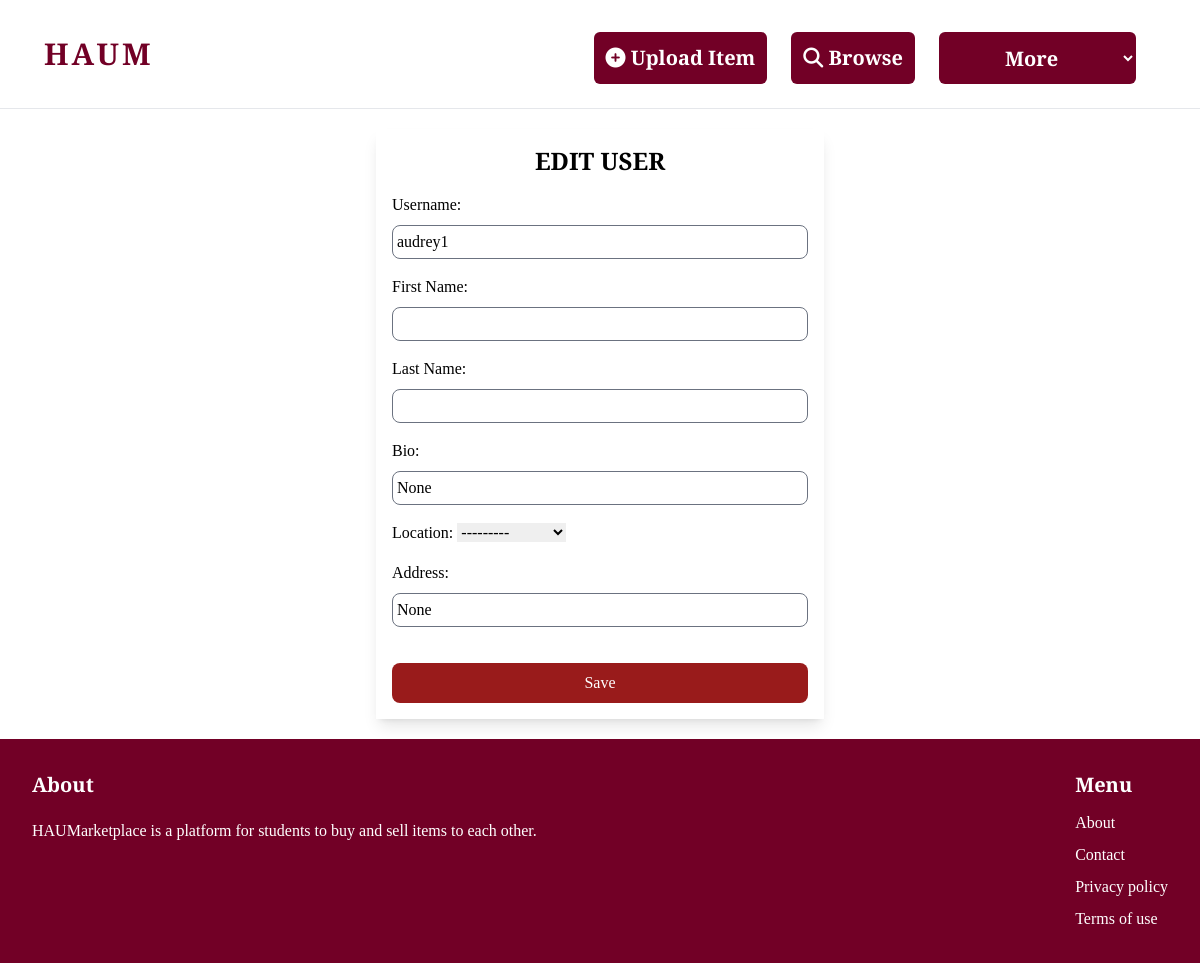
The page /dashboard/69/edit_user/ (signed in) on the database as committed earlier.
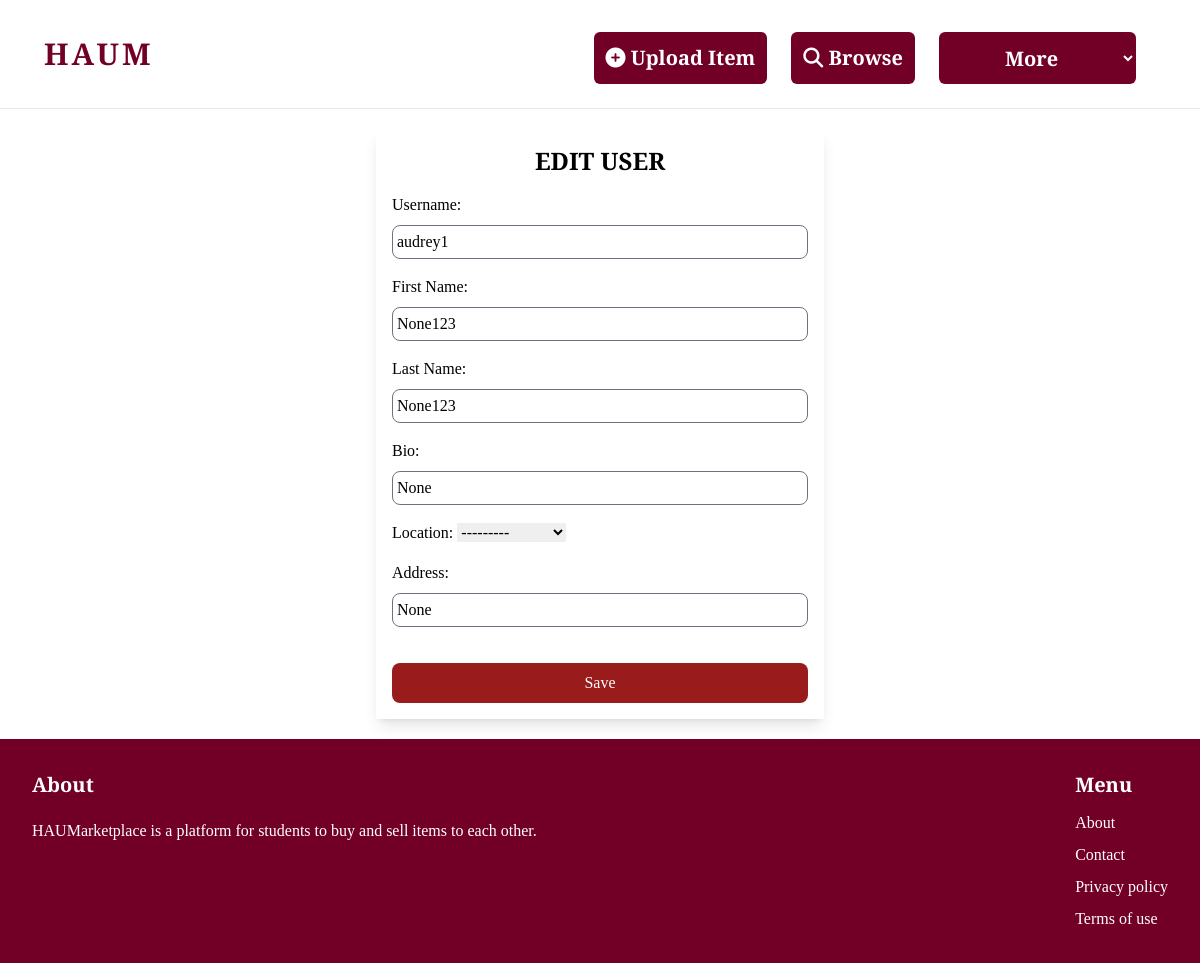
The same page on the database as committed later.
### profile/models.py (models this page shows, shortened)
class Profile(models.Model):
    color = ColorField(default='#720026')
    font_preference = models.CharField(max_length=50, default='Default')
    user = models.OneToOneField(User, on_delete=models.CASCADE)
    image = models.ImageField(default='default.jpg', upload_to='profile_pics')
    bio = models.CharField(max_length=200, null=True, blank=True)
    first_name = models.CharField(max_length=30, blank=True, null=True)
    last_name = models.CharField(max_length=30, blank=True, null=True)
    location = models.ForeignKey(Location, on_delete=models.CASCADE, null=True, blank=True)
    address = models.CharField(max_length=300, null=True, blank=True)
    upvotes = models.PositiveIntegerField(default=0)
    downvotes = models.PositiveIntegerField(default=0)
    def __str__(self):
        return f'{self.user.username} Profile'

### dashboard/views.py (the view)
# urls.py: path('<int:user_id>/edit_user/', views.edit_user, name='edit_user'),
def edit_user(request, user_id):
    print(user_id)
    instance = User.objects.get(pk=user_id)
    if request.user.is_superuser:
        user = get_object_or_404(Profile, user=instance)
        print(user)
        if request.method == 'POST':
            form = EditUserForm(request.POST, instance=user)
            user_form = UserUpdateForm(request.POST, instance=instance)
            if form.is_valid() and user_form.is_valid():
                user = form.save()
                user.is_active = True
                user.save()
                user_form.save()
                return redirect('dashboard:index_d')
        else:
            form = EditUserForm(instance=user)
            user_form = UserUpdateForm(instance=instance)
            context = {
                'form': form,
                'user_form': user_form,
            }
        return render(request, 'dashboard/edit_user.html', context)
    else:
        raise Http404("Permission denied")

### dashboard/forms.py
class EditUserForm(UserChangeForm):
    class Meta:
        model = Profile
        fields = (
            'first_name',
            'last_name',
            'bio',
            'location',
            'address',
        )

### profile/forms.py
class UserUpdateForm(forms.ModelForm):
    class Meta:
        model = User
        fields = ['username']

### profile/models.py (called while the page is built)
    def __str__(self):
        return self.name

### templates/dashboard/edit_user.html (shortened to what this page needs)
{% extends "core/base.html" %}
{% block content %}
    <div class="container mx-auto p-4 max-w-md shadow-lg">
        <h2 class="text-2xl font-bold text-center mb-4 uppercase">Edit User</h2>
        <form method="post">
            <div class="mb-4">
                <label for="id_first_name" class="text-black">Username:</label>
                <div class="border border-gray-500 rounded-lg p-1 mt-2">{{ user_form.username }}</div>
            </div>
            <div class="mb-4">
                <label for="id_first_name" class="text-black">First Name:</label>
                <div class="border border-gray-500 rounded-lg p-1 mt-2">{{ form.first_name }}</div>
            </div>
            <div class="mb-4">
                <label for="id_last_name" class="text-black">Last Name:</label>
                <div class="border border-gray-500 rounded-lg p-1 mt-2">{{ form.last_name }}</div>
            </div>
            <div class="mb-4">
                <label for="id_bio" class="text-black">Bio:</label>
                <div class="border border-gray-500 rounded-lg p-1 mt-2">{{ form.bio }}</div>
            </div>
            <div class="mb-4">
                <label for="id_location" class="text-black">Location:</label>
                {{ form.location }}
            </div>
            <div class="mb-4">
                <label for="id_address" class="text-black">Address:</label>
                <div class="border border-gray-500 rounded-lg p-1 mt-2">{{ form.address }}</div>
            </div>
            <button type="submit" class="mt-5 bg-red-800 text-white px-4 py-2 rounded-lg w-full hover:bg-red-900" style="background: {{ user.profile.colors }}">
                Save
            </button>
        </form>
    </div>
{% endblock %}

Rows that differ between the two databases and show on the page:
changed Profile "None": first_name (not shown) → "None123"; last_name (not shown) → "None123"
